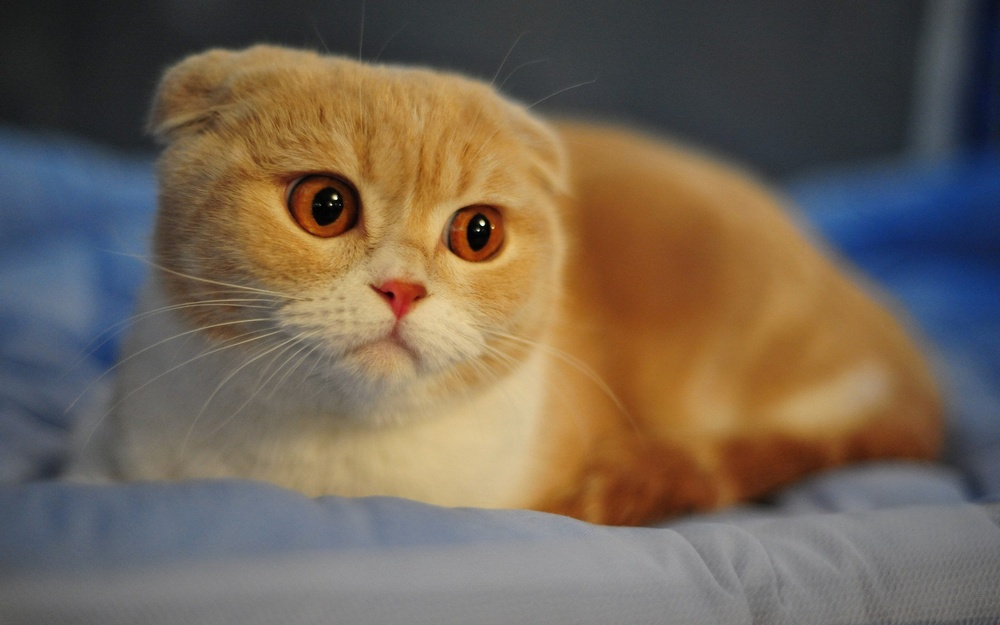
#> input picture R.jpg, 1000 x 625 px, shrunk from 1920 x 1200 before the run
$ python img_first.py
#> lines starting #> are read from the running program, lines starting #| are printed output that depends on the picture
import cv2 as cv
import numpy as np
def cv_show(name,img):
    cv.imshow(name, img)
    cv.waitKey(0)
    cv.destroyAllWindows()


img = cv.imread('R.jpg', 0)
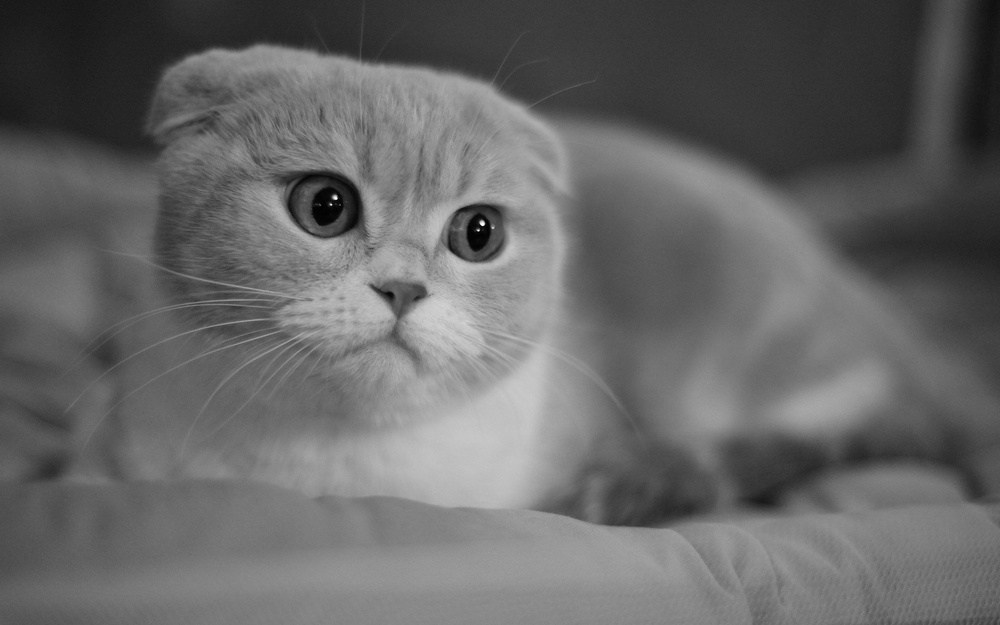
#> img: shape (625, 1000); min 0, max 255, mean 102.7
cv_show("result", img)
# 加载彩色图像
# img = cv.imread('R.jpg', 0)
# 展示图像
# cv.imshow('first_img', img)
# # 按任意键结束图像
# cv.waitKey(0)
# 销毁所有窗口
# cv.destroyAllWindows()

# print(img.shape)
